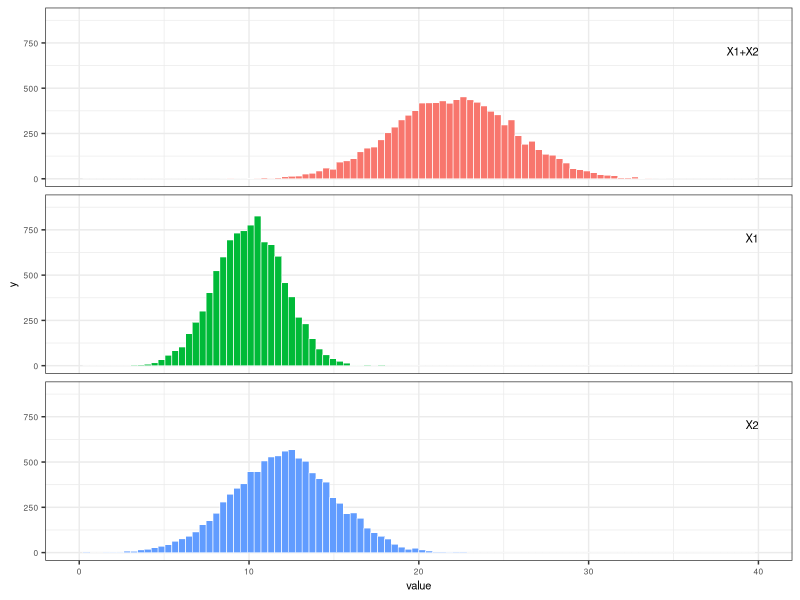
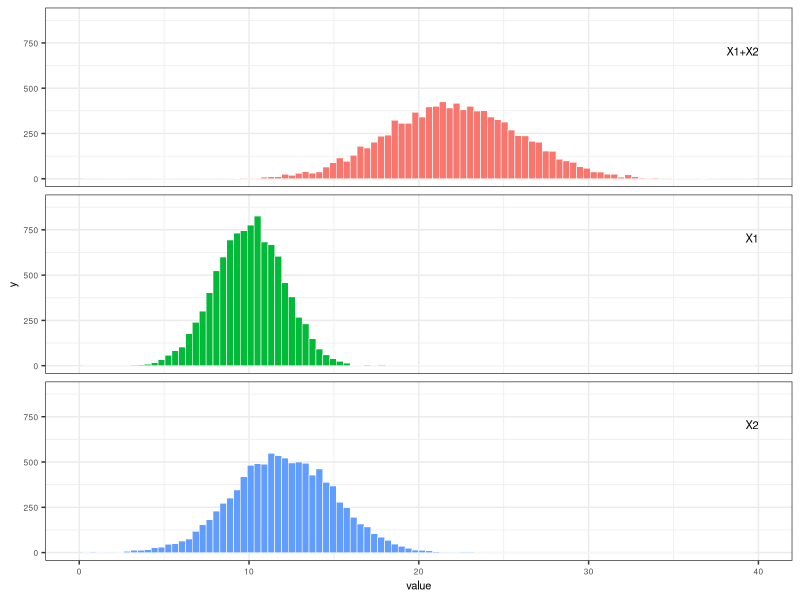
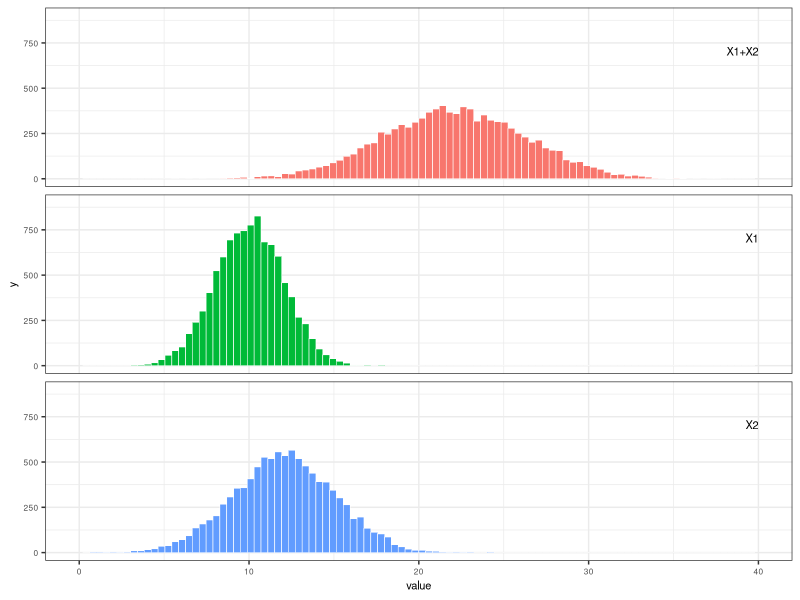
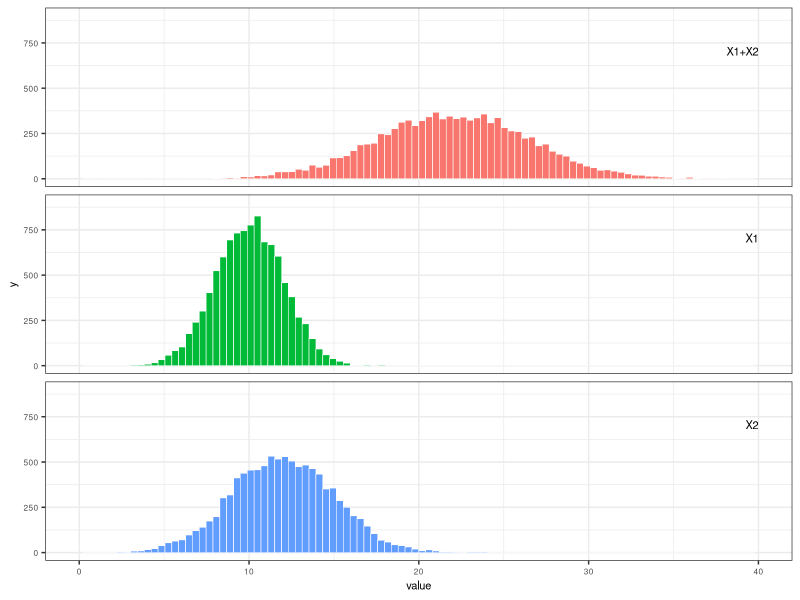
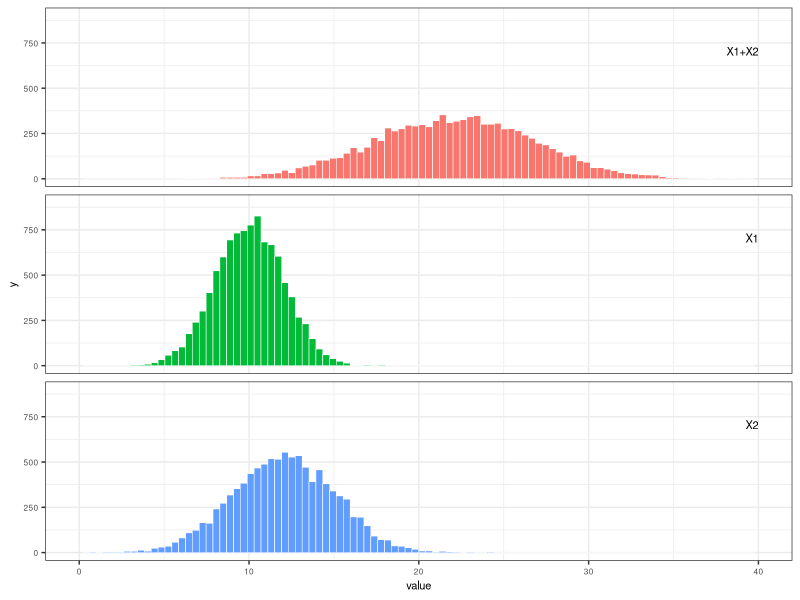
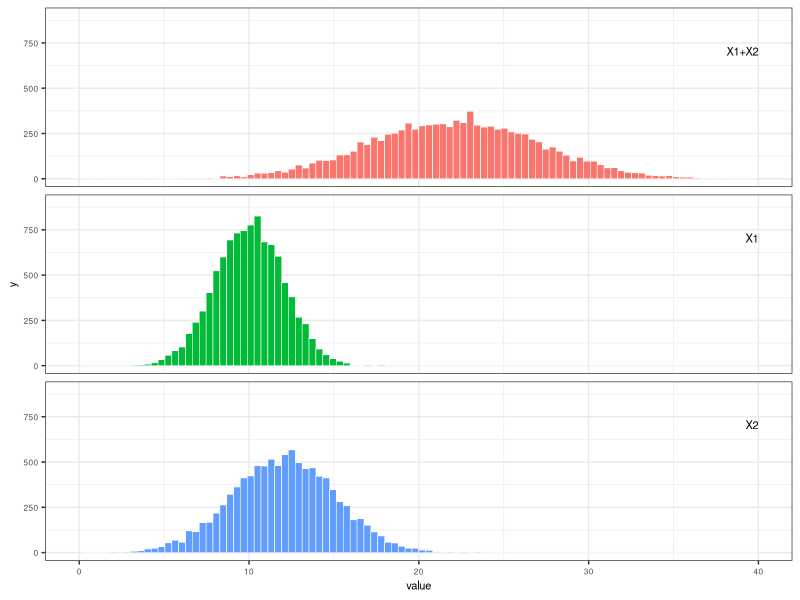

Source code (R) for these figures, in order:
###############################################################################
# Demo 2 showing how the variance of the sum of two random variables
# responds to covariance between the two random variables. This is 
# demonstrated with simulated data.
#
# Variables are named to follow  y = x1 + x2 where all are random variables.
# Variable z is a precursor random variable used to create x2.
#
# September 2026
###############################################################################

library(tidyr)
library(dplyr)
library(ggplot2)
library(stringr)


###############################################################################
# set parameters
###############################################################################
N <- 10000    # size of x1 and x2 simulated vectors 

# parameters for normal distributions for freq. distributions of x1 and x2
x1_mean <- 10 
x1_stdev <- 2

x2_mean <- 12
x2_stdev <- 3

# correlation values to create range of covariance between x1 and x2 
corr_target_vals <- c(0.0, 0.2, 0.4, 0.6, 0.8, 1.0)



###############################################################################
#  create data frame with N rows and n columns (n=length(corr_target_vals) +1)
#  with structure:
#    col 1: values of random variable x1 
#    col 2: random variates x2 with corr_vals[1] correlation with x2
#    col 3: random variates x2 with corr_vals[2] correlation with x2
#    col 4: random variates x2 with corr_vals[3] correlation with x2
#    .....
#    col n: random variates x2 with corr_vals[n] correlation with x2
###############################################################################

# first make data frame of same dimensions [N, n] with columns of independent
# standard normal random variates. Col 1 is std normal version of x1.
# Cols 2:n are all instances of z, the precursor to x2, which is also 
# standard normal.
nrows <- N
ncols <- length(corr_target_vals) + 1
data1 <- as.data.frame(matrix(rnorm(nrows*ncols), nrow=nrows, ncol=ncols))

# Transform the z columns to standard normal versions of x2 with specified
# correlation with x1
data2 <- data1
for (icol in seq(2,ncols)) {
 target_corr <- corr_target_vals[icol - 1]
 data2[,icol] <- data2[,1]*target_corr + sqrt(1 - target_corr^2) * data2[,icol]
}

# Scale col 1 using x1 parameters, cols 2:n using x2 parameters
data3 <- data2 
data3[,1] <- x1_mean + data2[,1]*x1_stdev
for (icol in seq(2,ncols)) {
  data3[,icol] <- x2_mean + data2[,icol] * x2_stdev
}

# create meaningful column names
df_names <- character(ncols)
df_names[1] <- "x1"
for (icol in seq(2,ncols)) {
 icorr <- corr_target_vals[icol - 1]
 corr_str <- sprintf("%.1f", icorr)
 suffix <- str_remove(corr_str, "\\.")
 x2name <- str_c("x2", suffix, sep="_")
 df_names[icol] <- x2name 
}
names(data3) <- df_names  


###############################################################################
#  get x1-x2 correlations
###############################################################################
corr_vals <- cor(data3[,1], data3[,2:7], use = "pairwise.complete.obs")



###############################################################################
# calc x1+x2 sums, population variances, covariances
# covariance(x,y) = correlation(x,y) / (stdev(x) * stdev(y))
###############################################################################
for (icol in seq(2,ncols)) {
  colname <- str_c("sum_",names(data3)[icol])
  data3[[colname]] <- data3[,1] + data3[,icol]
}
col_vars <- sapply(data3, var)
cov_vals <- corr_vals * sqrt(col_vars[2:ncols] * col_vars[1])



###############################################################################
#  graph panels - x1-x2 xy scatter plot, freq. histograms of x1, x2, x1+x2 
###############################################################################
# make tidy
data_tidy <- data3 |>
  pivot_longer(cols=everything(), cols_vary="slowest", names_to="variable",
               values_to="value") |>
  mutate(target_correlation = ifelse(str_detect(variable, "_"),
                                     as.numeric(str_extract(variable,"[^_]+$"))/10,
                                     9999),
         data_category = case_when(
           str_detect(variable,"x1") ~ "x1",
           str_detect(variable,"sum") ~ "sum",
           str_detect(variable,"x2") ~ "x2"
         ),
         data_category_fct = factor(data_category,
                                    levels = c("sum","x1","x2"))
         )

# loop through correlation levels
for (icorr in corr_target_vals) {
  # filter for records with icorr correlation or 9999 which are x1 records
  data_filt <- data_tidy |> filter(target_correlation == icorr |
                                   target_correlation == 9999.0)
  
  # make 3 stacked graph panels for freq. histograms of x1, x2, x1+x2
  label_var_data <- data.frame(
    data_category_fct = factor(c("sum","x1","x2"), levels = c("sum","x1","x2")),
    x = 40,
    y = 730,
    label = c("X1+X2","X1","X2")
  )
  
  p3 <- ggplot(data = data_filt, mapping = aes(x=value, fill=data_category_fct)) +
    geom_histogram(bins=100, color="white", linewidth=0.2) +
    facet_wrap(vars(data_category_fct), ncol=1) +
    geom_text(data=label_var_data, mapping=aes(x=x, y=y, label=label),
              hjust=1, vjust=1, inherit.aes=FALSE, size=8, size.unit="pt") +
    theme_bw() +
    theme(
      legend.position = "none",
      axis.text = element_text(size=6),
      axis.title = element_text(size=8),
      strip.text = element_blank()
    ) +
    scale_x_continuous(limits=c(0,40)) +
    scale_y_continuous(limits=c(0,900))
  
  filename <- str_c("output_graphs/demo2_",sprintf("%.1f", icorr),".png")
  ggsave(file=filename, width=2.5, height=2, units="in")
  
  # make separte set of graphs with centering (0 x value) on means
  
  
}
